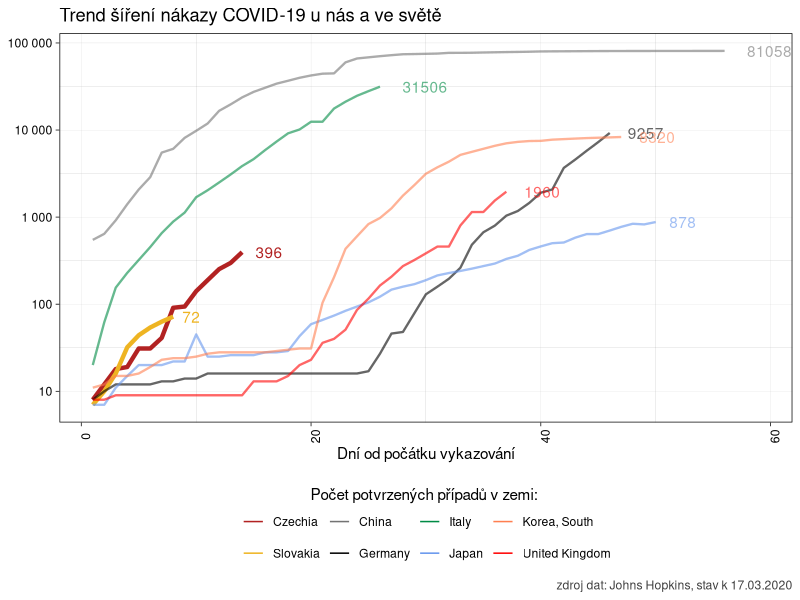
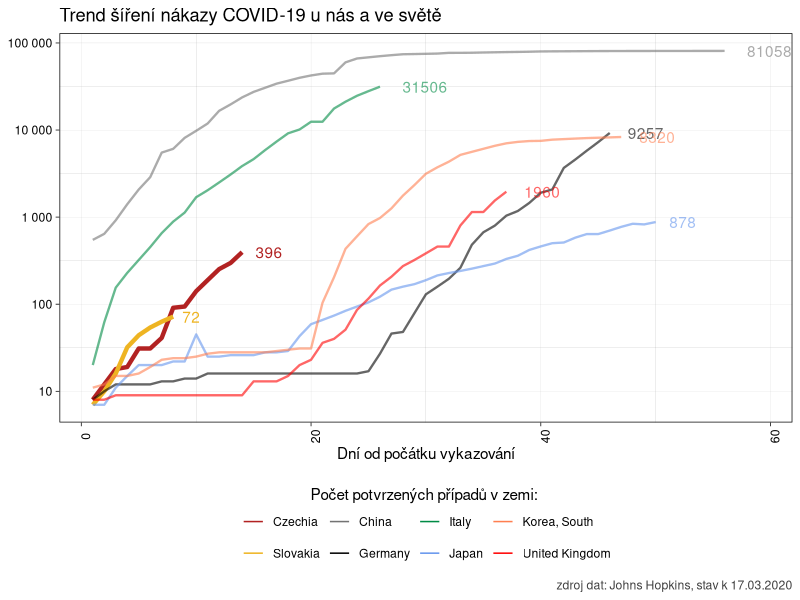

Here is the R script that generated these plots, in order:
# pro srovnání...

library(tidyverse)

clean_data <- read_csv2("./data/raw_data.csv") %>%
  filter(zeme %in% c(
    "China", "Italy", "Japan", "Korea, South", "Czechia",
    "United Kingdom", "Slovakia", "Germany"
  ) & pocet > 0) %>%
  mutate(zeme = fct_relevel(as.factor(zeme), c("Czechia", "Slovakia"))) %>%
  group_by(zeme, datum) %>%
  summarise(pocet = sum(pocet)) %>%
  filter(pocet > 5) %>% # před pěti nemocnými je to hodně volatilní...
  group_by(zeme) %>%
  arrange(datum) %>%
  mutate(den = row_number())


ggplot(data = clean_data, aes(x = den, y = pocet, color = zeme, alpha = zeme)) +
  geom_line(aes(size = zeme)) +
  geom_text(
    data = slice(clean_data, which.max(den)),
    aes(x = den, y = pocet, label = pocet),
    hjust = -.5, show.legend = F
  ) +
  labs(
    title = "Trend šíření nákazy COVID-19 u nás a ve světě",
    color = "Počet potvrzených případů v zemi: ",
    x = "Dní od počátku vykazování",
    y = "Počet nakažených (log scale)",
    caption = paste("zdroj dat: Johns Hopkins, stav k", max(clean_data$datum) %>%
      format(format = "%d.%m.%Y"))
  ) +
  scale_x_continuous(limits = c(1, max(clean_data$den) + 3)) +
  scale_y_log10(labels = scales::number_format()) +
  scale_color_manual(
    values = c(
      "Czechia" = "firebrick",
      "Slovakia" = "goldenrod2",
      "China" = "gray45",
      "Italy" = "springgreen4",
      "Japan" = "cornflowerblue",
      "Korea, South" = "coral",
      "United Kingdom" = "red",
      "Germany" = "black"
    ),
    guide = guide_legend(
      title.position = "top",
      title.hjust = 0.5,
      override.aes = list(size = 2)
    )
  ) +
  scale_alpha_manual(
    values = c(
      "Czechia" = 1,
      "Slovakia" = 1,
      "China" = .6,
      "Italy" = .6,
      "Japan" = .6,
      "Korea, South" = .6,
      "United Kingdom" = .6,
      "Germany" = .6
    ),
    guide = guide_none()
  ) +
  scale_size_manual(
    values = c(
      "Czechia" = 1.5,
      "Slovakia" = 1.5,
      "China" = .8,
      "Italy" = .8,
      "Japan" = .8,
      "Korea, South" = .8,
      "United Kingdom" = .8,
      "Germany" = .8
    ),
    guide = guide_none()
  ) +
  theme_linedraw() +
  theme(
    axis.text.x = element_text(angle = 90),
    axis.title.y = element_blank(),
    panel.grid.major = element_line(color = "gray75"),
    plot.caption = element_text(color = "gray25"),
    legend.position = "bottom"
  )

ggsave("./img/cizina.png", dpi = 300, units = "cm", width = 25, height = 16)
